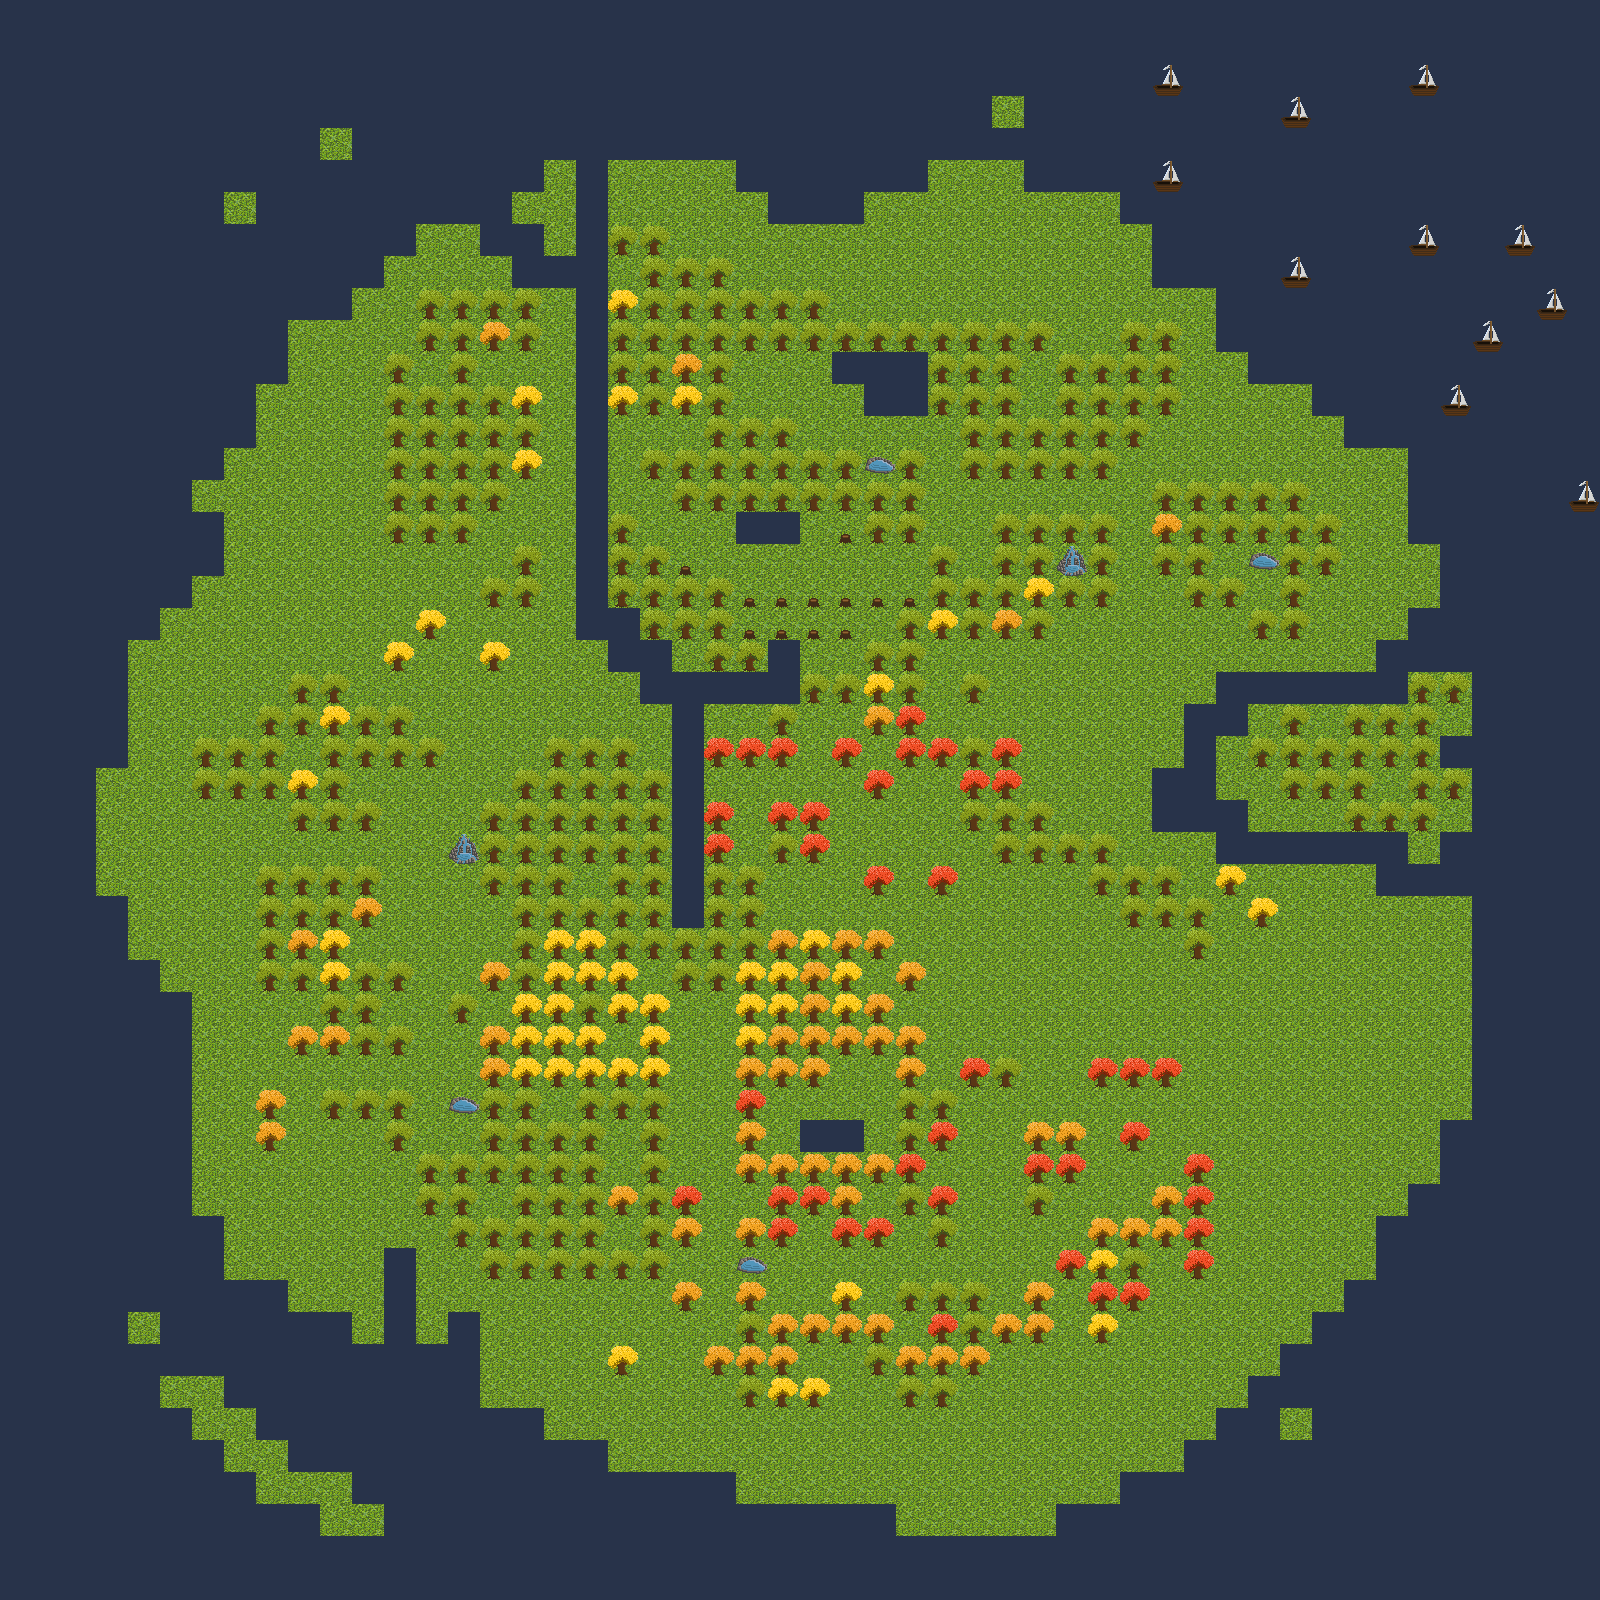

Tiled map render using the project's own tile images. Description and the map definition, with tile-layer contents summarised, below:
An orthogonal 50x50 tile map with 32x32 px tiles, 2 tile layers (Background, Objects).

<map version="1.0" orientation="orthogonal" width="50" height="50" tilewidth="32" tileheight="32">
 <tileset firstgid="1" name="Tiles" tilewidth="32" tileheight="32">
  <image source="../world/packer/tiles.png" width="256" height="256" />
 </tileset>
 <layer name="Background" width="50" height="50">
  <data>[2500 cells, 2500 non-empty, 2 distinct tile ids]</data>
 </layer>
 <layer name="Objects" width="50" height="50">
  <data>[2500 cells, 519 non-empty, 8 distinct tile ids]</data>
 </layer>
</map>
